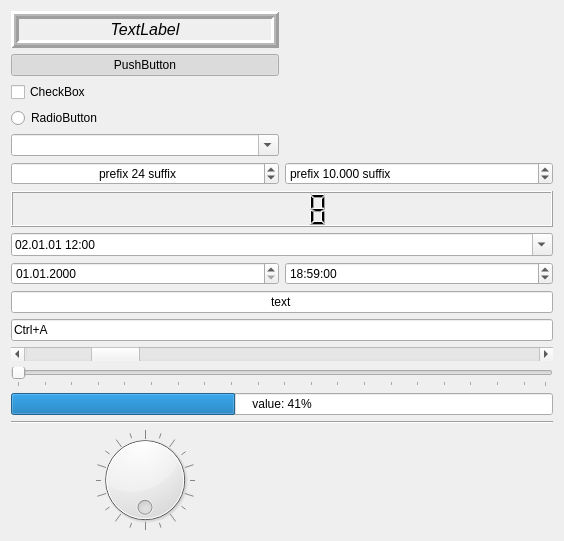
<?xml version="1.0" encoding="UTF-8"?>
<ui version="4.0">
 <class>FormWidgets1</class>
 <widget class="QWidget" name="FormWidgets1">
  <property name="geometry">
   <rect>
    <x>0</x>
    <y>0</y>
    <width>564</width>
    <height>541</height>
   </rect>
  </property>
  <property name="windowTitle">
   <string>FormWidgets1</string>
  </property>
  <layout class="QGridLayout" name="gridLayout">
   <item row="3" column="0">
    <widget class="QCheckBox" name="checkBox">
     <property name="text">
      <string>CheckBox</string>
     </property>
     <property name="checked">
      <bool>false</bool>
     </property>
     <property name="tristate">
      <bool>true</bool>
     </property>
    </widget>
   </item>
   <item row="16" column="0" colspan="2">
    <widget class="QProgressBar" name="progressBar">
     <property name="minimum">
      <number>-100</number>
     </property>
     <property name="maximum">
      <number>200</number>
     </property>
     <property name="value">
      <number>24</number>
     </property>
     <property name="alignment">
      <set>Qt::AlignCenter</set>
     </property>
     <property name="textVisible">
      <bool>true</bool>
     </property>
     <property name="orientation">
      <enum>Qt::Horizontal</enum>
     </property>
     <property name="invertedAppearance">
      <bool>false</bool>
     </property>
     <property name="textDirection">
      <enum>QProgressBar::TopToBottom</enum>
     </property>
     <property name="format">
      <string>value: %p%</string>
     </property>
    </widget>
   </item>
   <item row="12" column="0" colspan="2">
    <widget class="QLineEdit" name="lineEdit">
     <property name="text">
      <string>text</string>
     </property>
     <property name="maxLength">
      <number>32765</number>
     </property>
     <property name="frame">
      <bool>true</bool>
     </property>
     <property name="echoMode">
      <enum>QLineEdit::Normal</enum>
     </property>
     <property name="cursorPosition">
      <number>4</number>
     </property>
     <property name="alignment">
      <set>Qt::AlignCenter</set>
     </property>
     <property name="dragEnabled">
      <bool>false</bool>
     </property>
     <property name="readOnly">
      <bool>false</bool>
     </property>
     <property name="placeholderText">
      <string>placeholder</string>
     </property>
     <property name="cursorMoveStyle">
      <enum>Qt::LogicalMoveStyle</enum>
     </property>
     <property name="clearButtonEnabled">
      <bool>false</bool>
     </property>
    </widget>
   </item>
   <item row="15" column="0" colspan="2">
    <widget class="QSlider" name="horizontalSlider">
     <property name="orientation">
      <enum>Qt::Horizontal</enum>
     </property>
     <property name="tickPosition">
      <enum>QSlider::TicksBelow</enum>
     </property>
     <property name="tickInterval">
      <number>5</number>
     </property>
    </widget>
   </item>
   <item row="2" column="0">
    <widget class="QPushButton" name="pushButton">
     <property name="text">
      <string>PushButton</string>
     </property>
     <property name="shortcut">
      <string>Ctrl+L</string>
     </property>
     <property name="checkable">
      <bool>true</bool>
     </property>
     <property name="checked">
      <bool>true</bool>
     </property>
     <property name="autoRepeat">
      <bool>false</bool>
     </property>
     <property name="autoExclusive">
      <bool>false</bool>
     </property>
     <property name="autoRepeatDelay">
      <number>300</number>
     </property>
     <property name="autoRepeatInterval">
      <number>100</number>
     </property>
     <property name="autoDefault">
      <bool>false</bool>
     </property>
     <property name="default">
      <bool>false</bool>
     </property>
     <property name="flat">
      <bool>false</bool>
     </property>
    </widget>
   </item>
   <item row="6" column="0">
    <widget class="QSpinBox" name="spinBox">
     <property name="wrapping">
      <bool>false</bool>
     </property>
     <property name="frame">
      <bool>true</bool>
     </property>
     <property name="alignment">
      <set>Qt::AlignCenter</set>
     </property>
     <property name="readOnly">
      <bool>false</bool>
     </property>
     <property name="buttonSymbols">
      <enum>QAbstractSpinBox::UpDownArrows</enum>
     </property>
     <property name="specialValueText">
      <string>special value</string>
     </property>
     <property name="accelerated">
      <bool>false</bool>
     </property>
     <property name="correctionMode">
      <enum>QAbstractSpinBox::CorrectToPreviousValue</enum>
     </property>
     <property name="keyboardTracking">
      <bool>true</bool>
     </property>
     <property name="showGroupSeparator" stdset="0">
      <bool>false</bool>
     </property>
     <property name="suffix">
      <string> suffix</string>
     </property>
     <property name="prefix">
      <string>prefix </string>
     </property>
     <property name="minimum">
      <number>1</number>
     </property>
     <property name="maximum">
      <number>80</number>
     </property>
     <property name="singleStep">
      <number>2</number>
     </property>
     <property name="stepType">
      <enum>QAbstractSpinBox::DefaultStepType</enum>
     </property>
     <property name="value">
      <number>36</number>
     </property>
     <property name="displayIntegerBase">
      <number>16</number>
     </property>
    </widget>
   </item>
   <item row="14" column="0" colspan="2">
    <widget class="QScrollBar" name="horizontalScrollBar">
     <property name="minimum">
      <number>1</number>
     </property>
     <property name="maximum">
      <number>50</number>
     </property>
     <property name="singleStep">
      <number>2</number>
     </property>
     <property name="pageStep">
      <number>5</number>
     </property>
     <property name="value">
      <number>8</number>
     </property>
     <property name="sliderPosition">
      <number>8</number>
     </property>
     <property name="tracking">
      <bool>true</bool>
     </property>
     <property name="orientation">
      <enum>Qt::Horizontal</enum>
     </property>
     <property name="invertedAppearance">
      <bool>false</bool>
     </property>
     <property name="invertedControls">
      <bool>true</bool>
     </property>
    </widget>
   </item>
   <item row="11" column="0">
    <widget class="QDateEdit" name="dateEdit">
     <property name="maximumDate">
      <date>
       <year>9999</year>
       <month>12</month>
       <day>31</day>
      </date>
     </property>
     <property name="minimumDate">
      <date>
       <year>1752</year>
       <month>9</month>
       <day>14</day>
      </date>
     </property>
     <property name="displayFormat">
      <string>dd.MM.yyyy</string>
     </property>
     <property name="timeSpec">
      <enum>Qt::UTC</enum>
     </property>
     <property name="date">
      <date>
       <year>2000</year>
       <month>1</month>
       <day>1</day>
      </date>
     </property>
    </widget>
   </item>
   <item row="5" column="0">
    <widget class="QComboBox" name="comboBox">
     <property name="editable">
      <bool>true</bool>
     </property>
     <property name="currentText">
      <string/>
     </property>
     <property name="currentIndex">
      <number>-1</number>
     </property>
     <property name="maxVisibleItems">
      <number>12</number>
     </property>
     <property name="maxCount">
      <number>2147483646</number>
     </property>
     <property name="insertPolicy">
      <enum>QComboBox::InsertAtBottom</enum>
     </property>
     <property name="sizeAdjustPolicy">
      <enum>QComboBox::AdjustToContentsOnFirstShow</enum>
     </property>
     <property name="minimumContentsLength">
      <number>0</number>
     </property>
     <property name="placeholderText">
      <string>placeholder</string>
     </property>
     <property name="duplicatesEnabled">
      <bool>false</bool>
     </property>
     <property name="frame">
      <bool>true</bool>
     </property>
     <property name="modelColumn">
      <number>0</number>
     </property>
     <item>
      <property name="text">
       <string>1</string>
      </property>
     </item>
     <item>
      <property name="text">
       <string>2</string>
      </property>
     </item>
     <item>
      <property name="text">
       <string>3</string>
      </property>
     </item>
    </widget>
   </item>
   <item row="13" column="0" colspan="2">
    <widget class="QKeySequenceEdit" name="keySequenceEdit">
     <property name="keySequence">
      <string>Ctrl+A</string>
     </property>
    </widget>
   </item>
   <item row="8" column="0" colspan="2">
    <widget class="QLCDNumber" name="lcdNumber">
     <property name="smallDecimalPoint">
      <bool>false</bool>
     </property>
     <property name="digitCount">
      <number>5</number>
     </property>
     <property name="mode">
      <enum>QLCDNumber::Dec</enum>
     </property>
     <property name="segmentStyle">
      <enum>QLCDNumber::Filled</enum>
     </property>
     <property name="value" stdset="0">
      <double>8.000000000000000</double>
     </property>
     <property name="intValue" stdset="0">
      <number>8</number>
     </property>
    </widget>
   </item>
   <item row="11" column="1">
    <widget class="QTimeEdit" name="timeEdit">
     <property name="displayFormat">
      <string>HH:mm:ss</string>
     </property>
     <property name="timeSpec">
      <enum>Qt::UTC</enum>
     </property>
     <property name="time">
      <time>
       <hour>18</hour>
       <minute>59</minute>
       <second>0</second>
      </time>
     </property>
    </widget>
   </item>
   <item row="6" column="1">
    <widget class="QDoubleSpinBox" name="doubleSpinBox">
     <property name="prefix">
      <string>prefix </string>
     </property>
     <property name="suffix">
      <string> suffix</string>
     </property>
     <property name="decimals">
      <number>3</number>
     </property>
     <property name="minimum">
      <double>-100.000000000000000</double>
     </property>
     <property name="maximum">
      <double>50.000000000000000</double>
     </property>
     <property name="singleStep">
      <double>0.500000000000000</double>
     </property>
     <property name="stepType">
      <enum>QAbstractSpinBox::DefaultStepType</enum>
     </property>
     <property name="value">
      <double>10.000000000000000</double>
     </property>
    </widget>
   </item>
   <item row="1" column="0">
    <widget class="QLabel" name="label">
     <property name="sizePolicy">
      <sizepolicy hsizetype="Preferred" vsizetype="Preferred">
       <horstretch>0</horstretch>
       <verstretch>0</verstretch>
      </sizepolicy>
     </property>
     <property name="minimumSize">
      <size>
       <width>1</width>
       <height>0</height>
      </size>
     </property>
     <property name="maximumSize">
      <size>
       <width>16777215</width>
       <height>16777215</height>
      </size>
     </property>
     <property name="font">
      <font>
       <pointsize>12</pointsize>
       <italic>true</italic>
      </font>
     </property>
     <property name="cursor">
      <cursorShape>CrossCursor</cursorShape>
     </property>
     <property name="focusPolicy">
      <enum>Qt::NoFocus</enum>
     </property>
     <property name="contextMenuPolicy">
      <enum>Qt::DefaultContextMenu</enum>
     </property>
     <property name="acceptDrops">
      <bool>false</bool>
     </property>
     <property name="toolTip">
      <string>tooltip</string>
     </property>
     <property name="toolTipDuration">
      <number>-1</number>
     </property>
     <property name="statusTip">
      <string>statustip</string>
     </property>
     <property name="whatsThis">
      <string>whatsthis</string>
     </property>
     <property name="accessibleName">
      <string>accessiblename</string>
     </property>
     <property name="accessibleDescription">
      <string>accessibledescription</string>
     </property>
     <property name="frameShape">
      <enum>QFrame::Box</enum>
     </property>
     <property name="frameShadow">
      <enum>QFrame::Raised</enum>
     </property>
     <property name="lineWidth">
      <number>3</number>
     </property>
     <property name="midLineWidth">
      <number>2</number>
     </property>
     <property name="text">
      <string>TextLabel</string>
     </property>
     <property name="textFormat">
      <enum>Qt::AutoText</enum>
     </property>
     <property name="scaledContents">
      <bool>false</bool>
     </property>
     <property name="alignment">
      <set>Qt::AlignCenter</set>
     </property>
     <property name="wordWrap">
      <bool>false</bool>
     </property>
     <property name="margin">
      <number>2</number>
     </property>
     <property name="indent">
      <number>-1</number>
     </property>
     <property name="openExternalLinks">
      <bool>false</bool>
     </property>
     <property name="textInteractionFlags">
      <set>Qt::LinksAccessibleByMouse</set>
     </property>
    </widget>
   </item>
   <item row="10" column="0" colspan="2">
    <widget class="QDateTimeEdit" name="dateTimeEdit">
     <property name="dateTime">
      <datetime>
       <hour>12</hour>
       <minute>0</minute>
       <second>0</second>
       <year>2001</year>
       <month>1</month>
       <day>2</day>
      </datetime>
     </property>
     <property name="date">
      <date>
       <year>2001</year>
       <month>1</month>
       <day>2</day>
      </date>
     </property>
     <property name="maximumDateTime">
      <datetime>
       <hour>23</hour>
       <minute>59</minute>
       <second>59</second>
       <year>9999</year>
       <month>12</month>
       <day>14</day>
      </datetime>
     </property>
     <property name="minimumDateTime">
      <datetime>
       <hour>0</hour>
       <minute>0</minute>
       <second>0</second>
       <year>1752</year>
       <month>9</month>
       <day>29</day>
      </datetime>
     </property>
     <property name="maximumDate">
      <date>
       <year>9999</year>
       <month>12</month>
       <day>14</day>
      </date>
     </property>
     <property name="minimumDate">
      <date>
       <year>1752</year>
       <month>9</month>
       <day>29</day>
      </date>
     </property>
     <property name="currentSection">
      <enum>QDateTimeEdit::DaySection</enum>
     </property>
     <property name="displayFormat">
      <string>dd.MM.yy HH:mm</string>
     </property>
     <property name="calendarPopup">
      <bool>true</bool>
     </property>
     <property name="currentSectionIndex">
      <number>0</number>
     </property>
     <property name="timeSpec">
      <enum>Qt::LocalTime</enum>
     </property>
    </widget>
   </item>
   <item row="4" column="0" colspan="2">
    <widget class="QRadioButton" name="radioButton">
     <property name="text">
      <string>RadioButton</string>
     </property>
    </widget>
   </item>
   <item row="19" column="0">
    <widget class="QDial" name="dial">
     <property name="wrapping">
      <bool>true</bool>
     </property>
     <property name="notchTarget">
      <double>5.000000000000000</double>
     </property>
     <property name="notchesVisible">
      <bool>true</bool>
     </property>
    </widget>
   </item>
   <item row="18" column="0" colspan="2">
    <widget class="Line" name="line">
     <property name="orientation">
      <enum>Qt::Horizontal</enum>
     </property>
    </widget>
   </item>
  </layout>
 </widget>
 <resources/>
 <connections/>
</ui>
